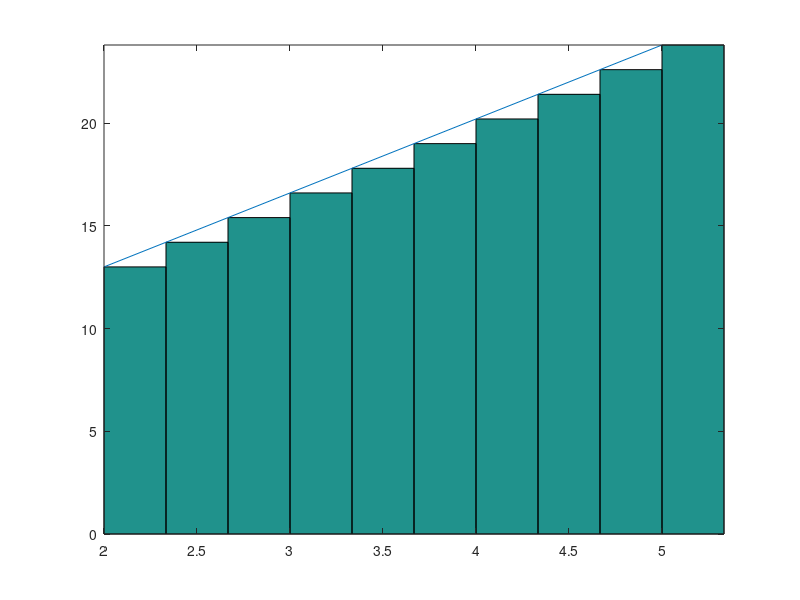

The MATLAB script that drew this image:
% Octave Script
% Title			:Sumas de Riemann ej4.
% Description		:Script para desarrrollar el ejericio4 de la actividad Sumas de Riemann.
% Author		:Orlando Espinoza Valentin (Orlando-Esp) espinozaorlando978@gmail.com
% Date			:20210511
% sion		        :1
% Usage			:octave> /path/Sumas de Riemann,Ej4_Sumas de Riemann_OrlandoEspinoza_3202
% Notes			:Requiere aplicacion octave-online usar en consola preferentemente. 
%program execution page :https://octave-online.net

%limpia las variables.
clc, clear
areatotal=0;
a = 2;
b = 5;
n = 10;
base = (b-a)/n;
%definicion de la funcion.
x = a:base:(b-base);
altura=(4*x)+5;
area = base*altura;
areatotal += area;
%imprime los resultados.
printf('\n area por rectangulo : %d \n', double(areatotal));
x2 = linspace(2,5, 10);
y2 = (4*x)+5;
%numero de rectangulos e inicio y fin de los intervalos.
xa = linspace(2,5,10);
yab = (4*x)+5;
g = bar(xa,yab,'histc');
hold on
%Graficar la funcion
plot(x2,y2);
%realiza la grafica respecto a los datos.
axis tight
